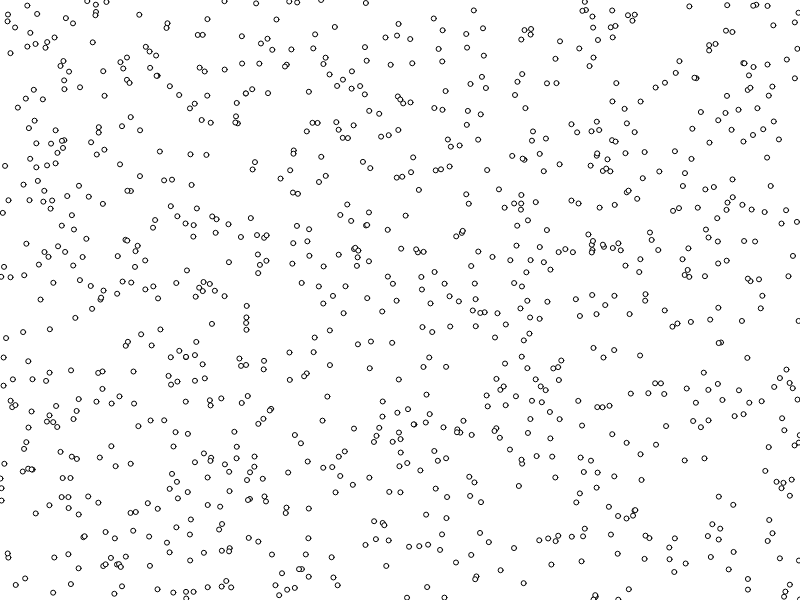
Frame 1 (no input)
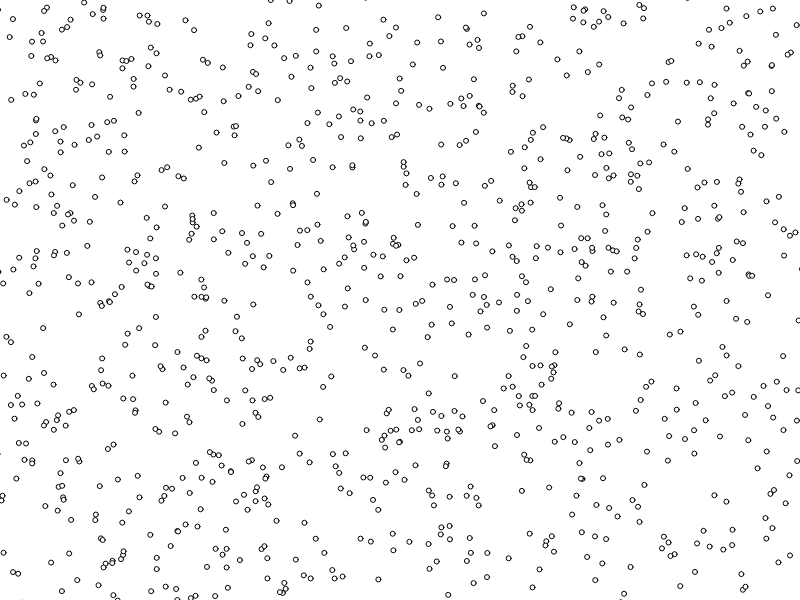
Frame 60 (no input)
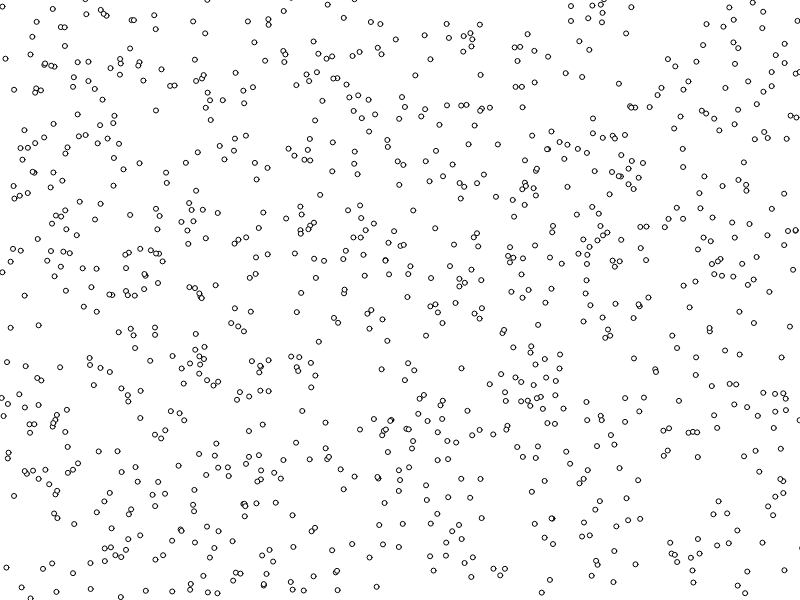
Frame 120 (the mouse pressed at the canvas centre since frame 60)

The p5.js sketch that drew these frames (run headless with seeded random() and noise() and a simulated clock; from frame 60 on, the mouse is pressed at the canvas centre):

// p5.js sketch
// ── sketch.js
var exes = new Array(1000); // the x position
var eyes = new Array(1000); // the y position

function setup() {
  createCanvas(800, 600);

  for(var i = 0;i<1000;i++)
  {
    exes[i] = random(0, width);
    eyes[i] = random(0, height);
  }
  
  
}

function draw() {
  background(255);
 
  for(var i = 0;i<1000;i++)
  {
    // verbs: draw, update
    ellipse(exes[i], eyes[i], 5, 5);
    exes[i]+=random(-2, 2);
    eyes[i]+=random(-2, 2);
  }

}
